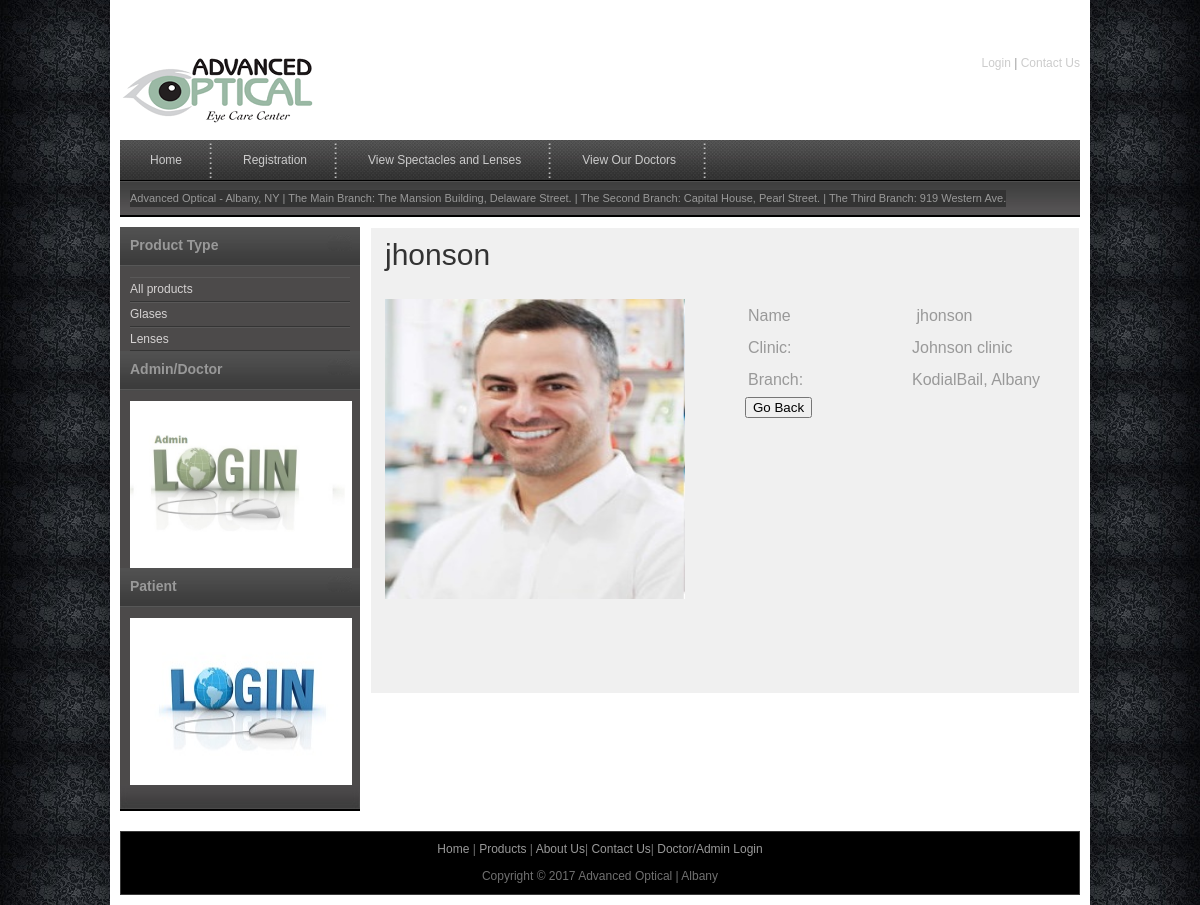
The app's page /doctorprofile.php?docid=14 with its own data.
### tables this page shows
CREATE TABLE IF NOT EXISTS `doctor` (
  `doc_id` int(10) NOT NULL AUTO_INCREMENT,
  `branch_id` int(10) NOT NULL,
  `doc_name` varchar(25) NOT NULL,
  `clinic_name` varchar(25) NOT NULL,
  `email_id` varchar(25) NOT NULL,
  `phone` varchar(25) NOT NULL,
  `mobile` varchar(25) NOT NULL,
  `login_id` varchar(25) NOT NULL,
  `password` varchar(25) NOT NULL,
  `created_at` date NOT NULL,
  `image` varchar(70) NOT NULL,
  `last_login` datetime DEFAULT NULL,
  PRIMARY KEY (`doc_id`)
);

CREATE TABLE IF NOT EXISTS `branch` (
  `branch_id` int(10) NOT NULL AUTO_INCREMENT,
  `branch_name` varchar(30) NOT NULL,
  `description` varchar(50) NOT NULL,
  PRIMARY KEY (`branch_id`)
);

### doctorprofile.php (the view, shortened to what this page needs)
<?php
include("includes/header.php");
include("conn.php");
$docid  =  $_GET['docid'];
$sql="SELECT * FROM doctor where doc_id=$docid";
$resultrec = mysqli_query($con, $sql);
$arrdoc = mysqli_fetch_array($resultrec);
$branch_id = $arrdoc['branch_id'];
$branchres = mysqli_query($con, "select * from branch where branch_id='$branch_id'");
$branchrec = mysqli_fetch_array($branchres);
$docname = $arrdoc['doc_name'];
$docimg = $arrdoc['image'];
				if($docimg=="")
				{
				$img = "upload/noimage.jpg";
				}
				else
				{
				$img = "upload/".$docimg;
				}
?>
    <div id="tm_main">
   		<div id="sidebar" class="float_l">
        	<div class="sidebar_box"><span class="bottom"></span>
            	<?php
				include("sidebar.php");
				?>
            </div>
        </div>
 <div id="content" class="float_r">
            <h1><?php echo $docname; ?></h1>
            <div class="content_half float_l">
			<a  href="upload/"><img src="<?php echo $img; ?>" alt="Image 01" height="300" width="300" />
            </div>
            <div class="content_half float_r">
				<table>
                    <tr>
                        <td height="30" width="160">Name</td>
                        <td>&nbsp;<?php echo $docname; ?></td>
                    </tr>
					<tr>
                    	<td height="30">Clinic:</td>
                        <td><?php echo $arrdoc['clinic_name']; ?></td>
                    </tr>
                    <tr>
                    	<td height="30">Branch:</td>
                        <td><?php echo $branchrec['branch_name']; ?></td>
                    </tr>
                </table>
<input type="button" onClick="history.go(-1);" value="Go Back" />
                <div class="cleaner h20"></div>
			</div>
            <div class="cleaner h30"></div>
            <div class="cleaner h50"></div>
      </div>
    </div>
    <?php
include("includes/footer.php");
?>

### css/tm_style.css (style rules this page uses)
body { margin: 0; padding: 0; color: #999; font-family: Tahoma, Geneva, sans-serif; font-size: 12px; line-height: 1.4em; background-color: #2e2e2e; background-repeat: repeat; background-image: url(../images/tm_body.jpg) }
a, a:link, a:visited { color: #08aee3; font-weight: normal; text-decoration: none; }
img { border: none; }
h1, h2, h3, h4, h5, h6 { color: #333; font-weight: normal; }
h1 { font-size: 30px; margin: 0 0 30px; padding: 5px 0; }
.cleaner { clear: both }
.h20 { height: 20px }
.h30 { height: 30px }
.h50 { height: 50px }
.float_l { float: left }
.float_r { float: right }
#tm_main { width: 100%; margin-bottom: 10px; }
#content { width: 680px; background: #f0f0f0; border: 1px solid #fff; padding: 14px; }
#sidebar { width: 240px }
.sidebar_box { position: relative; background: #4c4a4a; margin-bottom: 36px; }
.content_half { width: 320px; }
#tm_footer a { color: #999; }

### records on screen
doctor: doc_name "jhonson", image (picture), clinic_name "Johnson clinic"
branch: branch_name "KodialBail, Albany"
